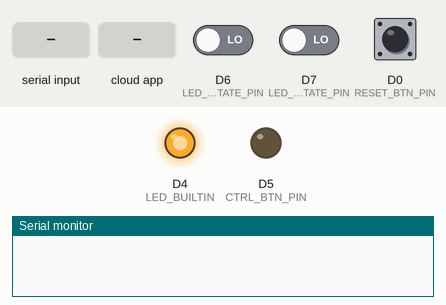
Simulated run of this sketch. Board: ESP8266 (NodeMCU). Parts: output pins drawn as LEDs (lit = HIGH, except the on-board LED, lit = LOW), the last lines printed to the serial monitor. Dashed ring = blinking. Inputs (shaded band) come from the test bench; at power-on: D0 (RESET_BTN_PIN) LOW, D6 (LED_HI_STATE_PIN) LOW, D7 (LED_LO_STATE_PIN) LOW. WiFi joins after 1.5 s; servers stay silent unless stated. At 9.0 s the program restarts the board; the recording ends there.

Above: at 2.7 s.
2.8 s: "low\n" received over Serial
At 3.35 s:
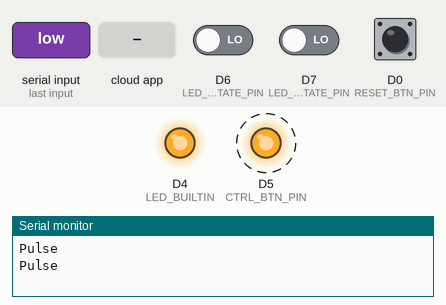
5.8 s: the phone or cloud app sets air.purifier to 1
At 6.4 s:
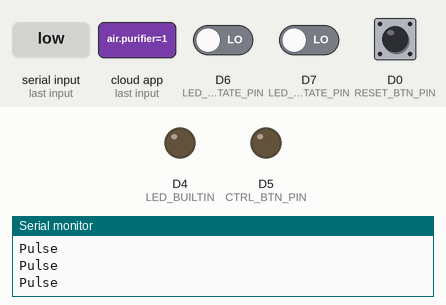
9.0 s: D0 (RESET_BTN_PIN) pulled HIGH for 0.15 s
Timing chart, 0 to 9.0 s (numbered marks = the images above; inputs shaded):
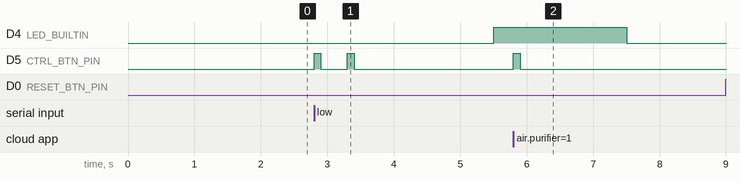

The sketch:

ESP8266_Air_Purifier_v0.ino
```cpp
/**
 * ESP8266 Air Purifier Control
 * @author Curt Henrichs
 * @date 5-9-2022
 *
 * We want to control an air purifier
 *
 * Blue Wire = LO = 1.8V on (read high on ESP8266), 0V off
 *  - Indicates state
 * White Wire = Hi = 2.3V on (read high on ESP8266), 0V off
 *  - Indicates state
 * Green Wire = BTN = 5V pulled up, 0V on click
 *  - Controls state
 *
 * For Button
 *  - Fast click to ground toggles state [Off, High, Low, Off, ...]
 *  - If on and hold button
 *    - turns off
 *      - next state is low if prev state is high
 *      - next state is high if prev state is low
 *  - holding button when off does nothing
 *
 *
 *  How to pick pinout
 *  https://randomnerdtutorials.com/esp8266-pinout-reference-gpios/
 *  - D0 for wifi-manager reset button (since its pulled high at boot and we want to pull high for button) - not a problem as long as user isn't holding button during boot
 *  - D5 CTRL button (D5 has no pull up/down so it is safe for external output interface)
 *  - D6, D7 for Hi and Lo state from purifier (6, 7 have no pull up/down so again safe for external interface - though less of a problem)
 *
 *  For Wifi using
 *  - https://github.com/vintlabs/fauxmoESP
 *  - https://github.com/tzapu/WiFiManager
 *
 *
 *
 *
 *
 *
 *  To answer your query, please use "other devices" and not Phillips Hue on the Alexa app when discovering the lights.

Phillips Hue bridge is not required,

As far as my experience with this library goes, a physical alexa device (Atleast an echo dot) is necessary for discovering devices.


There is a color mode -  its in development. Perhaps fork repo work on it then merge in?


TODO we need to properly format and finish documetation. It is a hot mess RN.


 */

//==============================================================================
//  Libraries
//==============================================================================

#include <WiFiManager.h>
#include <fauxmoESP.h>

//==============================================================================
//  Preprocessor Constants
//==============================================================================

#define RESET_BTN_PIN                           (D0)
#define CTRL_BTN_PIN                            (D5)
#define LED_HI_STATE_PIN                        (D6)
#define LED_LO_STATE_PIN                        (D7)

#define __NUM_STATES__                          (3)

#define RESET_BTN_TIME_THRESHOLD                (100L)
#define PULSE_TIME                              (100L)
#define COOLDOWN_THRESHOLD                      (500L)

//==============================================================================
//  Preprocessor Macros
//==============================================================================

#define readResetBtnState() ((bool)digitalRead(RESET_BTN_PIN))
#define readPurifierState() ((purifier_state_t)(digitalRead(LED_LO_STATE_PIN) << 1 | digitalRead(LED_HI_STATE_PIN) << 0))

//==============================================================================
//  Enumerated Constants
//==============================================================================

typedef enum purifier_state {
    PURIFIER_OFF    = 0,
    PURIFIER_HI     = 1,
    PURIFIER_LO     = 2,
    PURIFIER_FAULT  = 3    //! Shouldn't happen during normal operation
} purifier_state_t;

//==============================================================================
//  Data Structure Declaration
//==============================================================================

typedef struct transition_count_table_entry {
    purifier_state_t current;
    purifier_state_t target;
    int transitionCount;
} transition_count_table_entry_t;

//==============================================================================
//  Private Module Variables
//==============================================================================

static WiFiManager wifiManager;
static fauxmoESP fauxmo;

static bool blinkState = false;
static unsigned long blinkTime, resetTime, cooldownTime;
static purifier_state_t hwState;

static char rxBuffer[50];
static int rxBufferIdx = 0;

static purifier_state_t currentState;
static bool flag_reset = false;
static bool prevBtnState = false;
static int queuedPulses = 0;

//==============================================================================
//  Declared Constants
//==============================================================================

// We only fill out values that are non-zero. Errors are treated as zero transition
const transition_count_table_entry_t transitionCountLookupTable[] = {
    {   PURIFIER_OFF,  PURIFIER_HI,    1    },
    {   PURIFIER_OFF,  PURIFIER_LO,    2    },
    {   PURIFIER_HI,   PURIFIER_LO,    1    },
    {   PURIFIER_HI,   PURIFIER_OFF,   2    },
    {   PURIFIER_LO,   PURIFIER_OFF,   1    },
    {   PURIFIER_LO,   PURIFIER_HI,    2    },
};

const int transitionCountLookupTableSize = (sizeof(transitionCountLookupTable) / sizeof(transition_count_table_entry_t));

//==============================================================================
//  Private Function Prototypes
//==============================================================================

void fauxmo_callback(uint8_t id, const char * name, bool state, uint8_t value);
unsigned long blinkDurationByState(purifier_state_t state);
void transitionStatePulse();
int numberOfPulses(purifier_state_t currentState, purifier_state_t targetState);

//==============================================================================
//  MAIN
//==============================================================================

void setup() {
    Serial.begin(9600);
    Serial.flush();

    pinMode(LED_BUILTIN, OUTPUT);
    pinMode(CTRL_BTN_PIN, OUTPUT);
    pinMode(LED_HI_STATE_PIN, INPUT);
    pinMode(LED_LO_STATE_PIN, INPUT);

    digitalWrite(CTRL_BTN_PIN, LOW);
    digitalWrite(LED_BUILTIN, LOW);

    wifiManager.autoConnect("AP-ESP8266-Air-Purifier");

    fauxmo.addDevice("air purifier");
    fauxmo.setPort(80);
    fauxmo.enable(true);

    fauxmo.onSetState(fauxmo_callback);

    cooldownTime = blinkTime = resetTime = millis();
    prevBtnState = readResetBtnState();
    currentState = readPurifierState();
}

void loop() {
    // We do most things against soft timers in the main loop
    unsigned long currentTime = millis();

    // Blink the LED at a certain rate dependent on state of purifier
    //  Useful for debugging
    if ((currentTime - blinkTime) > blinkDurationByState(hwState)) {
        blinkTime = currentTime;
        digitalWrite(LED_BUILTIN, blinkState);
        blinkState = !blinkState;
    }

    // State input is either HI LED or LO LED not both. But it could be neither = OFF
    // pin reads are shifted to produce state
    // If both pins are high then we are in a hardware fault state
    currentState = readPurifierState();

    // Serial debugging interface provides full state control
    while (Serial.available() > 0) {
        if (rxBufferIdx >= (sizeof(rxBuffer) - 1)) {
            Serial.println(F("Error - Buffer Overflow ~ Clearing"));
            rxBufferIdx = 0;
        }

        char c = Serial.read();
        if (c != '\n') {
            rxBuffer[rxBufferIdx] = c;
            rxBufferIdx++;
        } else {
            rxBuffer[rxBufferIdx] = '\0';
            rxBufferIdx = 0;

            String str = String(rxBuffer);

            if (str == "next") {
                queuedPulses += 1;
            } else if (str == "state?") {
                Serial.print(F("STATE = "));
                Serial.println(currentState);
            } else if (str == "reset") {
                flag_reset = true;
            } else if (str == "low") {
                queuedPulses += numberOfPulses(currentState, PURIFIER_LO);
            } else if (str == "high") {
                queuedPulses += numberOfPulses(currentState, PURIFIER_HI);
            } else if (str == "off") {
                queuedPulses += numberOfPulses(currentState, PURIFIER_OFF);
            } else {
                Serial.print(F("Error - Invalid Command ~ `"));
                Serial.print(str);
                Serial.println(F("`"));
            }
        }
    }

    // Wifi Light service
    // NOTE: Its not great that Alexa thinks its a light but it does work
    // The callback will update queued pulses
    fauxmo.handle();

    // Handle Reset button
    bool btnState = readResetBtnState();
    if (!btnState && prevBtnState) {
        resetTime = currentTime;
    } else if (btnState && !prevBtnState) {
        if ((currentTime - resetTime) >= RESET_BTN_TIME_THRESHOLD) {
            flag_reset = true;
        }
        // Otherwise button press was debounced.
    }
    prevBtnState = btnState;

    // Reset State Machine
    if (flag_reset) {
        flag_reset = false;
        Serial.println("Button Held");
        Serial.println("Erasing Config, restarting");
        wifiManager.resetSettings();
        ESP.restart();
    }

    // Handle our queued pulses. This will block for one pulse at a time!
    if (queuedPulses > 0 && (currentTime - cooldownTime) > COOLDOWN_THRESHOLD) {
        queuedPulses -= 1;
        cooldownTime = currentTime;
        transitionStatePulse();
    }
}

//==============================================================================
//  Private Function Implementation
//==============================================================================

void fauxmo_callback(uint8_t id, const char * name, bool state, uint8_t value) {
    if (state && currentState == PURIFIER_OFF) {
        queuedPulses += numberOfPulses(currentState, PURIFIER_HI);
    } else if (!state && currentState != PURIFIER_OFF) {
        queuedPulses += numberOfPulses(currentState, PURIFIER_OFF);
    }
}

unsigned long blinkDurationByState(purifier_state_t state) {
    switch (state) {
        case PURIFIER_OFF:
            return 2000;    // 2 Sec - Really slow
        case PURIFIER_HI:
            return 500;     // Normal speed
        case PURIFIER_LO:
            return 500;     // Normal speed
        case PURIFIER_FAULT:
            return 250;     // Fast == Sad
        default:
            return 250;
    }
}

void transitionStatePulse() {
    Serial.println("Pulse");
    digitalWrite(CTRL_BTN_PIN, HIGH);
    delay(PULSE_TIME);
    digitalWrite(CTRL_BTN_PIN, LOW);
}

int numberOfPulses(purifier_state_t currentState, purifier_state_t targetState) {
    for (int i=0; i<transitionCountLookupTableSize; i++) {
        if (transitionCountLookupTable[i].current == currentState && transitionCountLookupTable[i].target == targetState) {
            return transitionCountLookupTable[i].transitionCount;
        }
    }

    return 0; // If no match in table, default to zero
}
```

Measured:
- after the input at 2.8 s, D5 (CTRL_BTN_PIN): alternates HIGH for 0.10 s and LOW for 0.40 s, 4 changes in all, then stays LOW, starting at once
- after the input at 5.8 s, D5 (CTRL_BTN_PIN): LOW → HIGH at once, → LOW 0.10 s later
